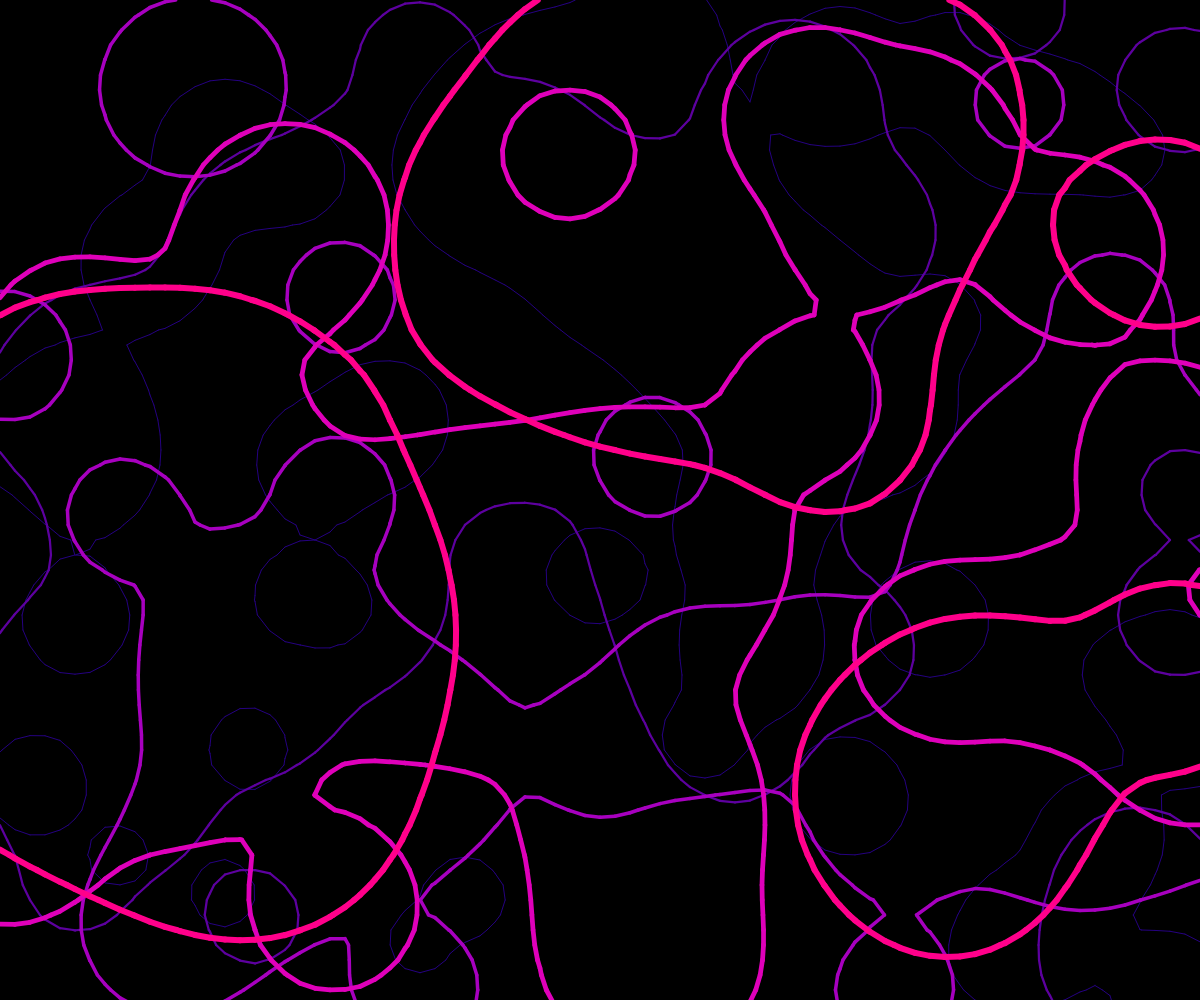
Frame 1 (no input)
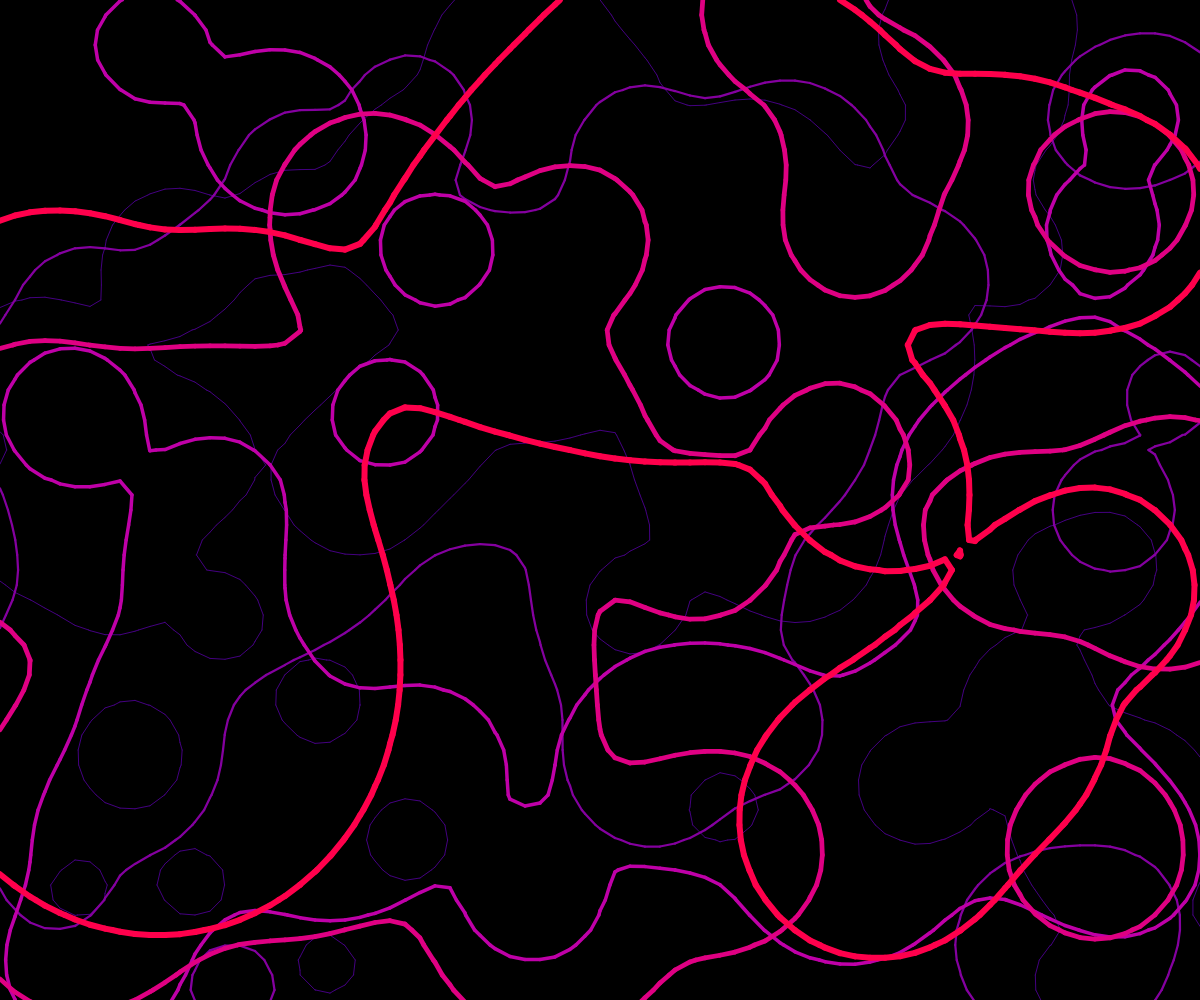
Frame 60 (no input)
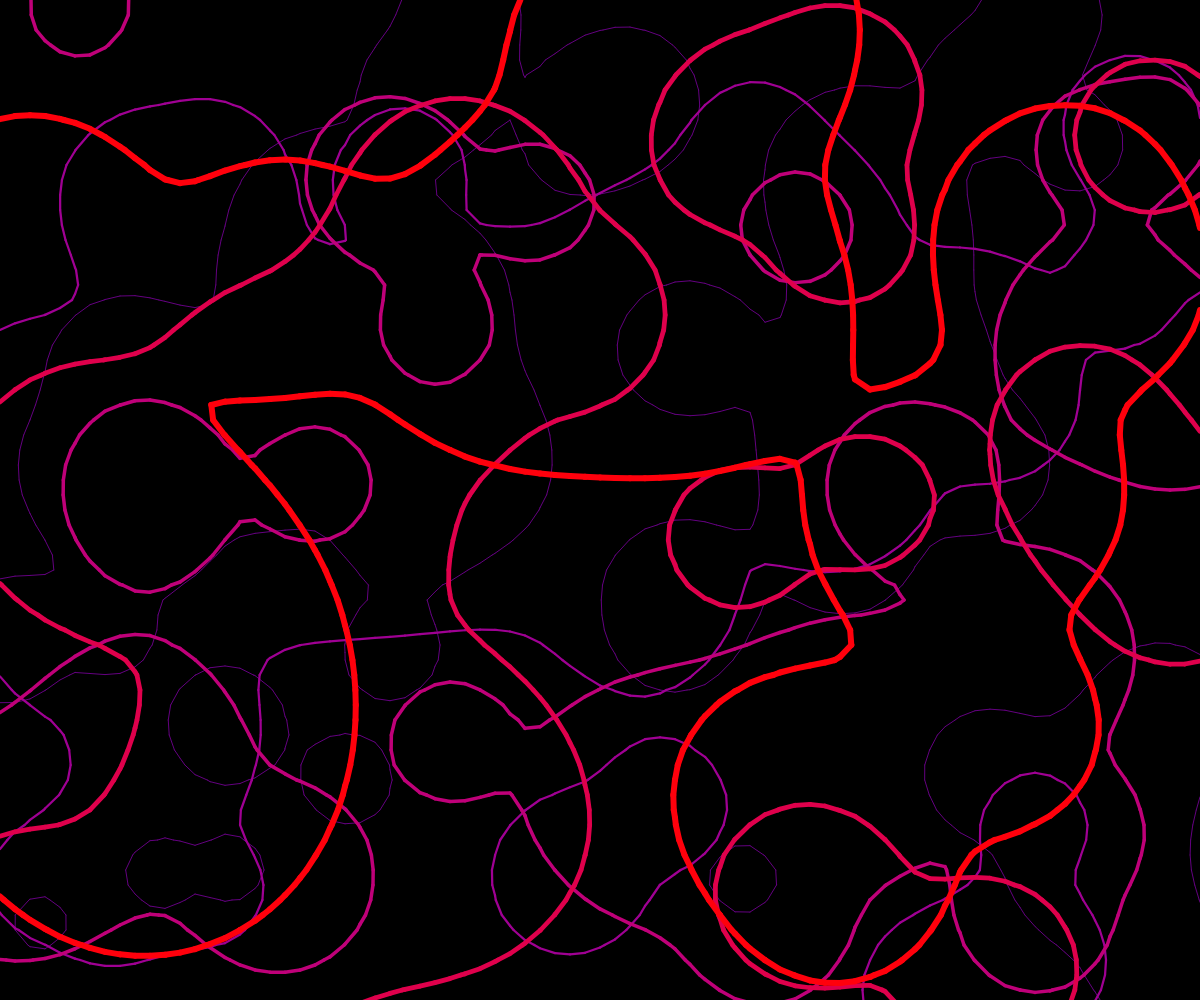
Frame 120 (the mouse pressed at the canvas centre since frame 60)

The p5.js sketch that drew these frames (run headless with seeded random() and noise() and a simulated clock; from frame 60 on, the mouse is pressed at the canvas centre):

// p5.js sketch
// ── sketch.js
// Created for the #Genuary2024 - Day 12 - Lava Lamp
// https://genuary.art/prompts#jan12
// Based off Patt Vira's p5.js Coding Tutorial | Lava Lamp (Marching Squares)
// https://www.youtube.com/watch?v=lEiXBA_xHOQ

let gLavaBlobs = [];
let gHue;
function setup() {
  createCanvas(windowWidth, windowHeight);
  colorMode(HSB);

  gHue = random(0, 360);

  let count = 5;
  for (let i = 0; i < count; i++) {
    gLavaBlobs.push(new Lava(i / (count - 1)));
  }
}

function draw() {
  background(0);

  for (let lava of gLavaBlobs) {
    lava.draw();
  }
}

class Lava {
  constructor(per) {
    this.weight = map(per, 0, 1, 1, 6);
    this.hue = (gHue + 70 * per) % 360;
    this.brightness = map(per, 0, 1, 50, 100);
    this.color = color(this.hue, 100, this.brightness);
    this.size = 15;
    this.grid = [];

    this.circles = [];
    let min = map(per, 0, 1, 20, 50);
    let max = map(per, 0, 1, 50, 100);
    this.num = 1000 / min;

    this.cols = width / this.size + 1;
    this.rows = height / this.size + 1;

    for (let i = 0; i < this.cols; i++) {
      this.grid[i] = [];
      for (let j = 0; j < this.rows; j++) {
        this.grid[i][j] = 0;
      }
    }

    for (let i = 0; i < this.num; i++) {
      this.circles[i] = new Circle(min, max);
    }
  }

  updateColor() {
    this.hue = (this.hue + 0.25) % 360;
    this.color = color(this.hue, 100, this.brightness);
  }

  draw() {
    this.updateColor();
    stroke(this.color);
    strokeWeight(this.weight);
    // Calculate values for each grid cell based on circle positions
    for (let i = 0; i < this.cols; i++) {
      for (let j = 0; j < this.rows; j++) {
        let val = 0;
        for (let k = 0; k < this.num; k++) {
          val +=
            (this.circles[k].r * this.circles[k].r) /
            ((i * this.size - this.circles[k].x) * (i * this.size - this.circles[k].x) +
              (j * this.size - this.circles[k].y) * (j * this.size - this.circles[k].y));
        }
        this.grid[i][j] = val;
      }
    }

    // Move circles and display them
    for (let i = 0; i < this.num; i++) {
      this.circles[i].move();
    }

    // Draw lines connecting points based on grid values
    for (let i = 0; i < this.cols - 1; i++) {
      for (let j = 0; j < this.rows - 1; j++) {
        let [a, b, c, d] = [0, 0, 0, 0];
        let f_a = this.grid[i][j];
        let f_b = this.grid[i + 1][j];
        let f_c = this.grid[i + 1][j + 1];
        let f_d = this.grid[i][j + 1];

        // Convert grid values to binary based on a threshold
        a = f_a >= 1 ? 1 : 0;
        b = f_b >= 1 ? 1 : 0;
        c = f_c >= 1 ? 1 : 0;
        d = f_d >= 1 ? 1 : 0;

        let config = 8 * a + 4 * b + 2 * c + 1 * d;

        // Calculate intermediate points for line drawing
        let pt1 = createVector();
        let amt = (1 - f_a) / (f_b - f_a);
        pt1.x = lerp(i * this.size, i * this.size + this.size, amt);
        pt1.y = j * this.size;

        let pt2 = createVector();
        amt = (1 - f_b) / (f_c - f_b);
        pt2.x = i * this.size + this.size;
        pt2.y = lerp(j * this.size, j * this.size + this.size, amt);

        let pt3 = createVector();
        amt = (1 - f_d) / (f_c - f_d);
        pt3.x = lerp(i * this.size, i * this.size + this.size, amt);
        pt3.y = j * this.size + this.size;

        let pt4 = createVector();
        amt = (1 - f_a) / (f_d - f_a);
        pt4.x = i * this.size;
        pt4.y = lerp(j * this.size, j * this.size + this.size, amt);

        // Draw lines based on binary configuration
        switch (config) {
          case 0:
            break;
          case 1:
            line(pt3.x, pt3.y, pt4.x, pt4.y);
            break;
          case 2:
            line(pt2.x, pt2.y, pt3.x, pt3.y);
            break;
          case 3:
            line(pt2.x, pt2.y, pt4.x, pt4.y);
            break;
          case 4:
            line(pt1.x, pt1.y, pt2.x, pt2.y);
            break;
          case 5:
            line(pt1.x, pt1.y, pt4.x, pt4.y);
            line(pt2.x, pt2.y, pt3.x, pt3.y);
            break;
          case 6:
            line(pt1.x, pt1.y, pt3.x, pt3.y);
            break;
          case 7:
            line(pt1.x, pt1.y, pt4.x, pt4.y);
            break;
          case 8:
            line(pt1.x, pt1.y, pt4.x, pt4.y);
            break;
          case 9:
            line(pt1.x, pt1.y, pt3.x, pt3.y);
            break;
          case 10:
            line(pt1.x, pt1.y, pt2.x, pt2.y);
            line(pt3.x, pt3.y, pt4.x, pt4.y);
            break;
          case 11:
            line(pt1.x, pt1.y, pt2.x, pt2.y);
            break;
          case 12:
            line(pt2.x, pt2.y, pt4.x, pt4.y);
            break;
          case 13:
            line(pt2.x, pt2.y, pt3.x, pt3.y);
            break;
          case 14:
            line(pt3.x, pt3.y, pt4.x, pt4.y);
            break;
          case 15:
            break;
        }
      }
    }
  }
}

class Circle {
  constructor(min, max) {
    this.x = random(0, width);
    this.y = random(0, height);
    this.r = random(min, max);
    this.dx = random(-2, 2);
    this.dy = random(-2, 2);
  }

  move() {
    this.x += this.dx;
    this.y += this.dy;

    if (this.x >= width || this.x < 0) {
      this.dx *= -1;
    }
    if (this.y >= height || this.y < 0) {
      this.dy *= -1;
    }
  }

  display() {
    noFill();
    ellipse(this.x, this.y, this.r * 2, this.r * 2);
  }
}
